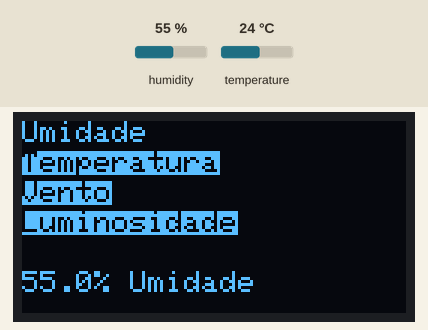
This sketch was run on a simulated Arduino Nano, built with avr-gcc and run on an emulated ATmega328P. On the bench: 128×64 one-colour display. The test bench sets the inputs (shaded band); at power-on: humidity 55 %, temperature 24 °C.

Above: at 1.2 s.
1.3 s: humidity set to 22 %
At 3.5 s:
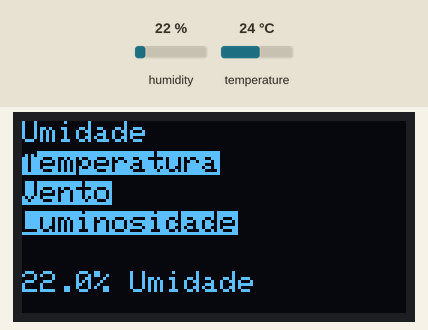
4.0 s: humidity set to 40 %
At 5.1 s:
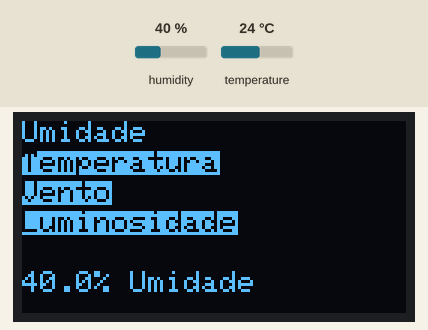
6.7 s: humidity set to 68 %
At 9.6 s:
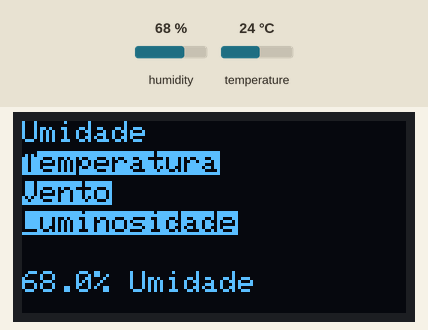
Timing chart, 0 to 11.1 s (numbered marks = the images above; inputs shaded):
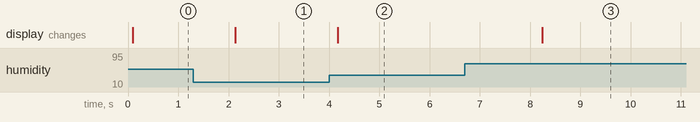

Measured:
- after the input at 1.3 s, the display: changes after 0.83 s (image 1)
- after the input at 4.0 s, the display: changes after 0.17 s (image 2)
- after the input at 6.7 s, the display: changes after 1.5 s (image 3)

The sketch:

Monitoramento_clima.ino
```cpp
/*

                                            *****************Bill of Materials (BOM)*****************

                                            ---> Arduino Nano
                                            ---> Display OLED SSD1306 (I2C, 128x64 pixels)
                                            ---> DHT22 (ou DHT11 como alternativa mais econômica)
                                            ---> Anemômetro (Sensor de Vento, como o modelo baseado em Reed Switch)
                                            ---> LDR (Light Dependent Resistor)
                                            ---> Resistor de Pull-up ou Pull-down (10kΩ, se necessário)
                                            ---> Resistor de carga para LDR (10kΩ, para divisor de tensão).
                                            ---> Conectores e Protoboard
                                            ---> Fonte de Alimentação
                                            ---> Opcional: Botões Push-Button (2 unidades)

                                            *****************Esquema de Conexão*****************

                                            ---> Display SSD1306:
                                            VCC_____5V
                                            GND_____GND
                                            SCL_____A5
                                            SDA_____A4

                                            ---> DHT 22 / DHT 11
                                            VCC_____5V
                                            GND_____GND
                                            DATA_____D2

                                            ---> Anemômetro
                                            Sinal_____A0

                                            ---> LDR
                                            Sinal_____A1

*/

#include <Wire.h>
#include <Adafruit_SSD1306.h>
#include <Adafruit_GFX.h>
#include <DHT.h>

#define SCREEN_WIDTH 128
#define SCREEN_HEIGHT 64
#define OLED_RESET -1
#define SSD1306_I2C_ADDRESS 0x27
#define DHTPIN 2
#define DHTTYPE DHT22
#define WIND_PIN A0
#define LIGHT_PIN A1

Adafruit_SSD1306 display(SCREEN_WIDTH, SCREEN_HEIGHT, &Wire, OLED_RESET);
DHT dht(DHTPIN, DHTTYPE);

int menuIndex = 0;
const int menuItems = 4;
String menuOptions[] = { "Umidade", "Temperatura", "Vento", "Luminosidade" };

void setup() {
  pinMode(WIND_PIN, INPUT);
  pinMode(LIGHT_PIN, INPUT);

  dht.begin();
  if (!display.begin(SSD1306_I2C_ADDRESS, 0x3C)) {
    while (true)
      ;
  }

  display.clearDisplay();
  display.display();
}

void loop() {
  handleMenu();
  displayMenu();
}

void handleMenu() {
  if (Serial.available()) {
    char command = Serial.read();
    if (command == 'u') menuIndex = (menuIndex - 1 + menuItems) % menuItems;  // Up
    if (command == 'd') menuIndex = (menuIndex + 1) % menuItems;              // Down
  }
}

void displayMenu() {
  display.clearDisplay();

  for (int i = 0; i < menuItems; i++) {
    if (i == menuIndex) {
      display.setTextColor(SSD1306_WHITE, SSD1306_BLACK);
    } else {
      display.setTextColor(SSD1306_BLACK, SSD1306_WHITE);
    }
    display.setCursor(0, i * 10);
    display.print(menuOptions[i]);
  }

  display.setTextColor(SSD1306_WHITE);
  display.setCursor(0, 50);
  display.println(getSensorData());

  display.display();
}

String getSensorData() {
  switch (menuIndex) {
    case 0:
      return String(dht.readHumidity(), 1) + "% Umidade";
    case 1:
      return String(dht.readTemperature(), 1) + " C";
    case 2:
      return String(analogRead(WIND_PIN));  // Exemplo de leitura de vento
    case 3:
      return String(analogRead(LIGHT_PIN));  // Exemplo de leitura de luminosidade
    default:
      return "";
  }
}
```
